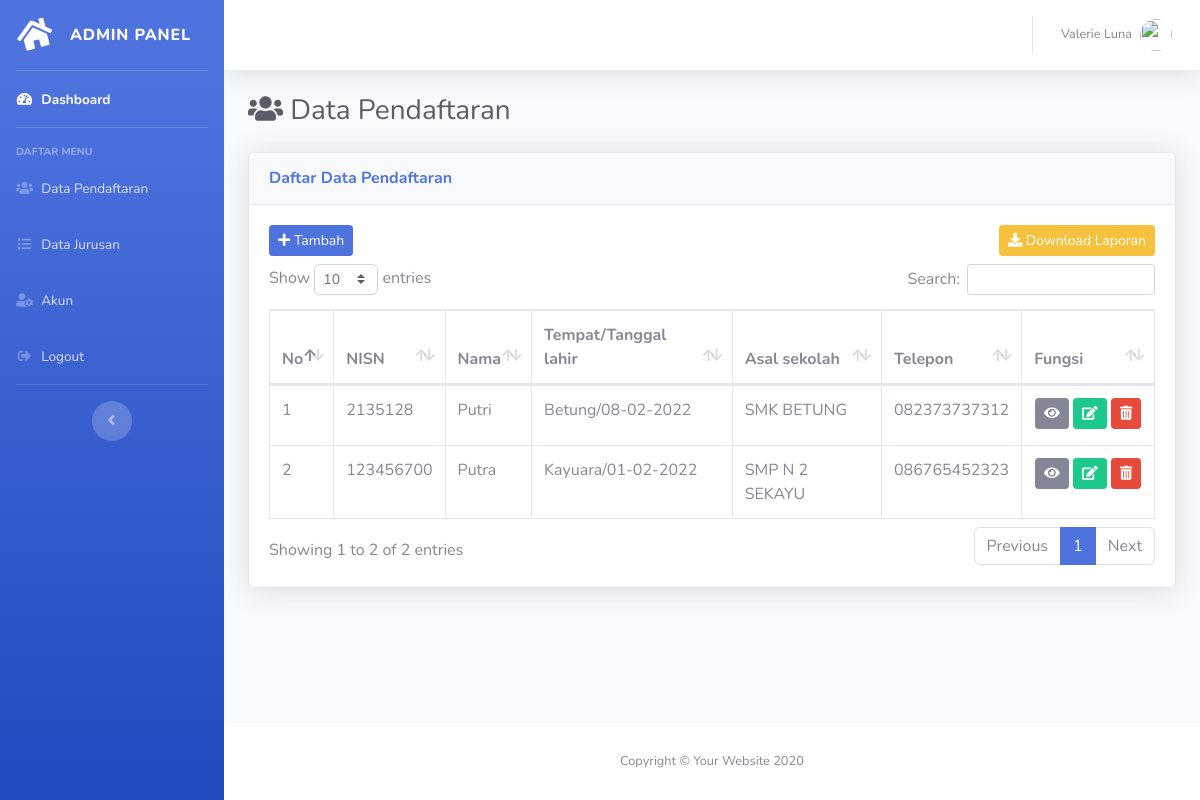
The page /admin/data-pendaftaran.php on the database as committed earlier.
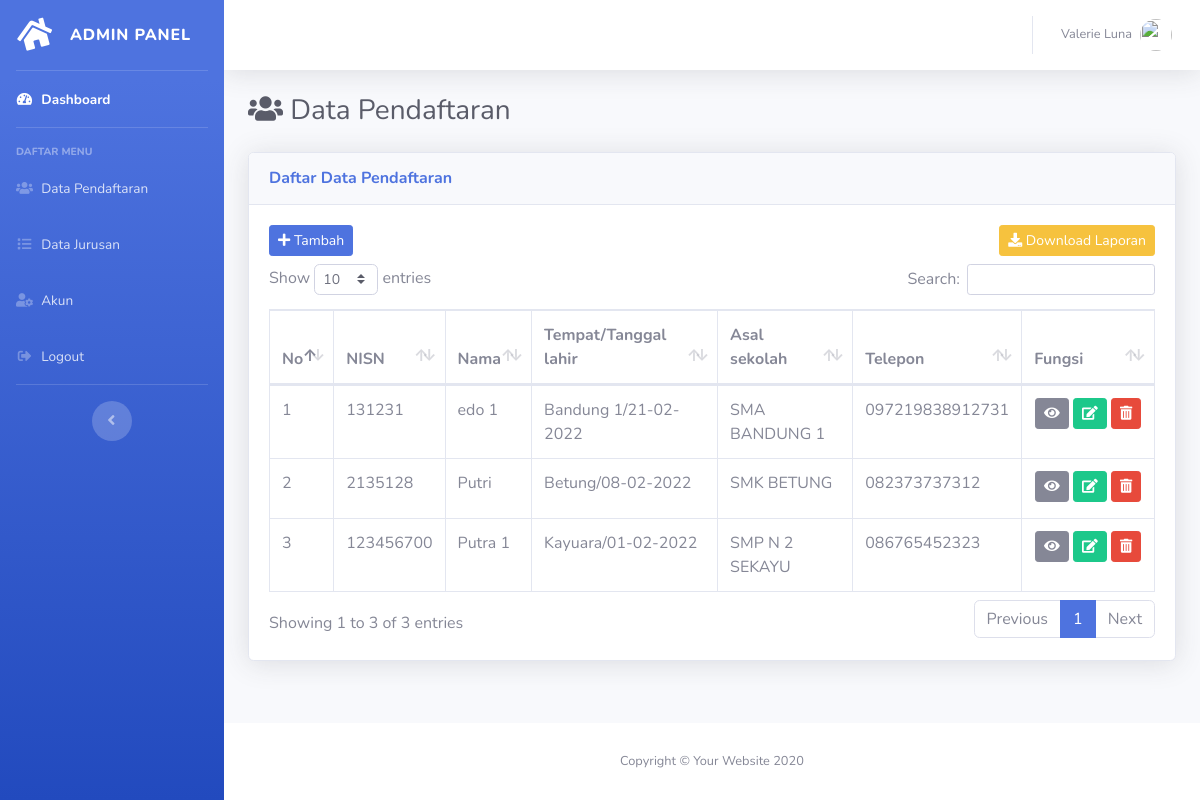
The same page on the database as committed later.
### tables this page shows
CREATE TABLE `tbl_pendaftaran` (
  `id_pendaftaran` int(11) NOT NULL,
  `jurusan_id` varchar(100) NOT NULL,
  `nisn` varchar(20) NOT NULL,
  `nama` varchar(100) NOT NULL,
  `alamat` text NOT NULL,
  `tempat` text NOT NULL,
  `tanggal_lahir` date NOT NULL,
  `asal_sekolah` varchar(100) NOT NULL,
  `nama_ortu` varchar(100) NOT NULL,
  `pekerjaan_ortu` varchar(150) NOT NULL,
  `no_telepon` varchar(20) NOT NULL,
  `file` varchar(150) NOT NULL,
  `tanggal_daftar` timestamp NOT NULL DEFAULT current_timestamp() ON UPDATE current_timestamp()
);

### admin/config/controller.php (called while the page is built, shortened)
<?php
function query($query)
{
    global $db;
    $result = mysqli_query($db, $query);
    $rows = [];
    while ($row = mysqli_fetch_assoc($result)) {
        $rows[] = $row;
    }
    return $rows;
}

### admin/data-pendaftaran.php (the view, shortened to what this page needs)
<?php
include 'layout/header.php';
$data_pendaftaran = query('SELECT * FROM tbl_pendaftaran ORDER BY id_pendaftaran DESC');
?>
<div class="container-fluid">
    <div class="d-sm-flex align-items-center justify-content-between mb-4">
        <h1 class="h3 mb-0 text-gray-800"><i class="fas fa-users"></i> Data Pendaftaran</h1>
    </div>
    <div class="card shadow mb-4">
        <div class="card-header py-3">
            <h6 class="m-0 font-weight-bold text-primary">Daftar Data Pendaftaran</h6>
        </div>
        <div class="card-body">
            <a href="tambah-pendaftaran.php" class="btn btn-primary btn-sm mb-2"><i class="fas fa-plus"></i> Tambah</a>
            <a href="download-laporan.php" class="btn btn-warning btn-sm mb-2 float-right"><i class="fas fa-download"></i> Download Laporan</a>
            <div class="table-responsive">
                <table class="table table-bordered" id="dataTable" width="100%" cellspacing="0">
                    <thead>
                        <tr>
                            <th width="1%">No</th>
                            <th>NISN</th>
                            <th>Nama</th>
                            <th>Tempat/Tanggal lahir</th>
                            <th>Asal sekolah</th>
                            <th>Telepon</th>
                            <th>Fungsi</th>
                        </tr>
                    </thead>
                    <tbody>
                        <?php $no = 1; ?>
                        <?php foreach ($data_pendaftaran as $pendaftaran) : ?>
                            <tr>
                                <td><?= $no++; ?></td>
                                <td><?= $pendaftaran['nisn']; ?></td>
                                <td><?= $pendaftaran['nama']; ?></td>
                                <td>
                                    <?= $pendaftaran['tempat']; ?>/<?= date('d-m-Y', strtotime($pendaftaran['tanggal_lahir'])); ?>
                                </td>
                                <td><?= $pendaftaran['asal_sekolah']; ?></td>
                                <td><?= $pendaftaran['no_telepon']; ?></td>
                                <td width="15%" class="text-center">
                                    <a href="detail-pendaftaran.php?id_pendaftaran=<?= $pendaftaran['id_pendaftaran']; ?>" class="btn btn-secondary btn-sm mb-1" title="Detail"><i class="fas fa-eye"></i></a>
                                    <a href="ubah-pendaftaran.php?id_pendaftaran=<?= $pendaftaran['id_pendaftaran']; ?>" class="btn btn-success btn-sm mb-1" title="Ubah"><i class="fas fa-edit"></i></a>
                                    <button type="button" class="btn btn-danger btn-sm mb-1" title="Hapus" data-toggle="modal" data-target="#modalHapus<?= $pendaftaran['id_pendaftaran']; ?>"><i class="fas fa-trash-alt"></i></button>
                                </td>
                            </tr>
                        <?php endforeach; ?>
                    </tbody>
                </table>
            </div>
        </div>
    </div>
</div>
<?php include 'layout/footer.php'; ?>

Rows that differ between the two databases and show on the page:
added tbl_pendaftaran: nisn "131231", nama "edo 1", tempat "Bandung 1", tanggal_lahir "21-02-2022", asal_sekolah "SMA BANDUNG 1", no_telepon "097219838912731"
changed tbl_pendaftaran "Kayuara": nama "Putra" → "Putra 1"
Other text that changed with them:
text written by a page script: "Show entries Search: Showing 1 to 2 of 2 entries Previous 1 Next" → "Show entries Search: Showing 1 to 3 of 3 entries Previous 1 Next"
